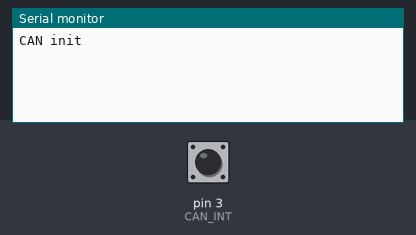
The sketch below on a simulated Arduino Uno, built with avr-gcc and run on an emulated ATmega328P. Shown: the last lines printed to the serial monitor. The test bench sets the inputs (shaded band); at power-on: pin 3 (CAN_INT) HIGH.

Above: at 1.2 s.
1.3 s: pin 3 (CAN_INT) pulled LOW for 0.15 s
At 2.6 s:
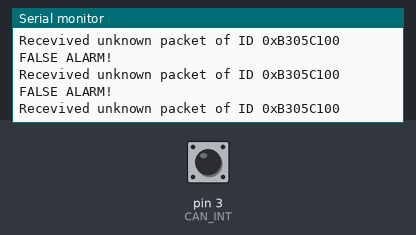
2.9 s: pin 3 (CAN_INT) pulled LOW for 1 s
At 4.5 s:
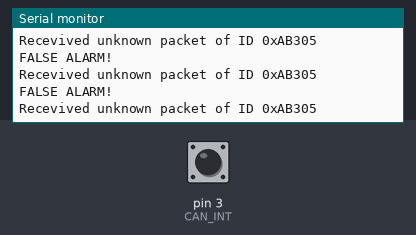
5.4 s: pin 3 (CAN_INT) driven LOW
8.4 s: pin 3 (CAN_INT) pulsed HIGH 2 times (0.12 s each, 0.3 s apart)
At 8.82 s:
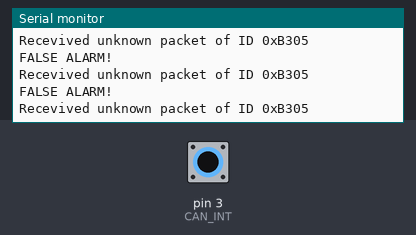

The sketch:

CANSerializerV2_receiver.ino
```cpp
/*
    Name:       TEST2.ino
    Created:	21/2/2019 3:53:08 PM
    Author:     DESKTOP-GV1MS6E\MX
*/
#include <CANSerializer.h>
#include <NV10AccesoriesStatus.h>
#include <NV10CurrentSensor.h>
#include <NV10CurrentSensorStats.h>
#include <NV10FuelCell.h>
#include <NV11DataSpeedo.h>

//#define SEEDSTUDIO_CAN_SHIELD
// seedstudio CAN shield v1.2
#ifdef SEEDSTUDIO_CAN_SHIELD
#define CAN_CS 10
#define CAN_INT 2
#define CANSPEED 500
#else
#define CAN_CS 4
#define CAN_INT 3
#define CANSPEED 1000
#endif

NV10CurrentSensor dataCS;
NV10CurrentSensorStats dataCSStats;
NV10AccesoriesStatus dataAccessory;
NV10FuelCell dataFC;
NV11DataSpeedo dataSpeedo;

CANSerializer serializer;
void setup()
{
	Serial.begin(9600);
	pinMode(CAN_INT, INPUT_PULLUP);
	if (!serializer.init(CAN_CS, CANSPEED))
		Serial.println("CAN FAIL");
	else
		Serial.println("CAN init");
}

void loop()
{
	CANFrame f;
	char str[100];
	if (!digitalRead(CAN_INT))
	{
		if (!serializer.receiveCanFrame(&f))
			Serial.println("FALSE ALARM!");
		if (dataCS.checkMatchCAN(&f))
		{
			dataCS.unpackCAN(&f);
			dataCS.packString(str);
			Serial.println(str);
		}
		else if (dataAccessory.checkMatchCAN(&f))
		{
			//Serial.print("Received acc: ");
			dataAccessory.unpackCAN(&f);
			dataAccessory.packString(str);
			Serial.println(str);
		}
		else if (dataFC.checkMatchCAN(&f))
		{
			dataFC.unpackCAN(&f);
			dataFC.packString(str);
			Serial.println(str);
		}
		else if (dataCSStats.checkMatchCAN(&f))
		{
			dataCSStats.unpackCAN(&f);
			dataCSStats.packString(str);
			Serial.println(str);
		}
		else if (dataSpeedo.checkMatchCAN(&f))
		{
			dataSpeedo.unpackCAN(&f);
			dataSpeedo.packString(str);
			Serial.println(str);
		}
		else
		{
			Serial.print("Recevived unknown packet of ID 0x"); Serial.println(f.id, HEX);
		}
	}
}
```

Measured:
- after the input at 1.3 s, the serial monitor: prints a new line at once (image 1)
- after the input at 2.9 s, the serial monitor: prints a new line at once (image 2)
- after the input at 8.4 s, the serial monitor: prints a new line after 0.13 s (image 3)
